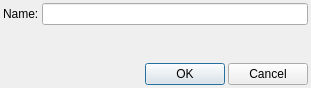
<?xml version="1.0" encoding="UTF-8"?>
<ui version="4.0">
 <class>AssetManagerRenameDialog</class>
 <widget class="QDialog" name="AssetManagerRenameDialog">
  <property name="windowModality">
   <enum>Qt::ApplicationModal</enum>
  </property>
  <property name="geometry">
   <rect>
    <x>0</x>
    <y>0</y>
    <width>311</width>
    <height>88</height>
   </rect>
  </property>
  <property name="windowTitle">
   <string>ValkyieEditor - Rename</string>
  </property>
  <property name="modal">
   <bool>true</bool>
  </property>
  <layout class="QGridLayout" name="gridLayout">
   <property name="leftMargin">
    <number>3</number>
   </property>
   <property name="topMargin">
    <number>3</number>
   </property>
   <property name="rightMargin">
    <number>3</number>
   </property>
   <property name="bottomMargin">
    <number>3</number>
   </property>
   <property name="spacing">
    <number>3</number>
   </property>
   <item row="0" column="0">
    <widget class="QLabel" name="label">
     <property name="text">
      <string>Name:</string>
     </property>
    </widget>
   </item>
   <item row="0" column="1">
    <widget class="QLineEdit" name="leName"/>
   </item>
   <item row="1" column="1">
    <spacer name="verticalSpacer">
     <property name="orientation">
      <enum>Qt::Vertical</enum>
     </property>
     <property name="sizeHint" stdset="0">
      <size>
       <width>20</width>
       <height>2</height>
      </size>
     </property>
    </spacer>
   </item>
   <item row="2" column="0" colspan="2">
    <layout class="QHBoxLayout" name="horizontalLayout">
     <property name="spacing">
      <number>3</number>
     </property>
     <item>
      <spacer name="horizontalSpacer">
       <property name="orientation">
        <enum>Qt::Horizontal</enum>
       </property>
       <property name="sizeHint" stdset="0">
        <size>
         <width>40</width>
         <height>20</height>
        </size>
       </property>
      </spacer>
     </item>
     <item>
      <widget class="QPushButton" name="pbOK">
       <property name="text">
        <string>OK</string>
       </property>
      </widget>
     </item>
     <item>
      <widget class="QPushButton" name="pbCancel">
       <property name="text">
        <string>Cancel</string>
       </property>
      </widget>
     </item>
    </layout>
   </item>
  </layout>
 </widget>
 <resources/>
 <connections/>
</ui>
